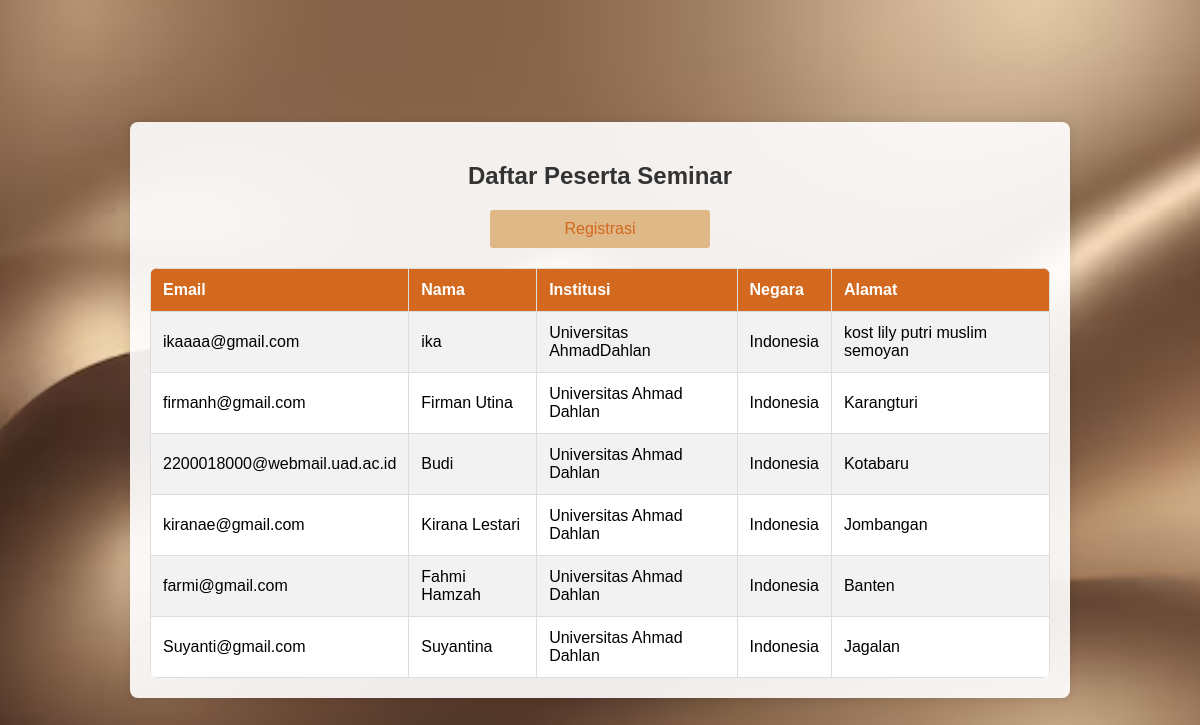
The page / (signed in) on the database its author committed.
### tables this page shows
CREATE TABLE `registration` (
  `id` int(11) NOT NULL,
  `email` varchar(255) NOT NULL,
  `nama` varchar(255) DEFAULT NULL,
  `institusi` varchar(255) DEFAULT NULL,
  `country` varchar(255) DEFAULT NULL,
  `address` text DEFAULT NULL,
  `is_deleted` tinyint(1) DEFAULT 0
);

### index.php (the view, shortened to what this page needs)
<?php
include_once("koneksi.php");
$result = mysqli_query($con, "SELECT * FROM registration WHERE is_deleted = 0");
?>
<!DOCTYPE html>
<html lang="id">
<head>
</head>
<body>
    <div class="container">
    <h2>Daftar Peserta Seminar</h2>
        <table>
            <tr>
                <th>Email</th>
                <th>Nama</th>
                <th>Institusi</th>
                <th>Negara</th>
                <th>Alamat</th>
            </tr>
            <?php if ($_SESSION['role'] == 'admin') { ?>
            <a href="cover.php">Registrasi</a>
            <?php } ?>
            <?php
            while ($data = mysqli_fetch_array($result)) {
                echo "<tr>";
                echo "<td>" . htmlspecialchars($data['email']) . "</td>";
                echo "<td>" . htmlspecialchars($data['nama']) . "</td>";
                echo "<td>" . htmlspecialchars($data['institusi']) . "</td>";
                echo "<td>" . htmlspecialchars($data['country']) . "</td>";
                echo "<td>" . htmlspecialchars($data['address']) . "</td>";
                echo "</tr>";
            }
            ?>
        </table>
    </div>
</body>
</html>

### index.php (style rules this page uses)
body { font-family: Arial, sans-serif; margin: 0; padding: 0; background-image: url('bg.jpg.avif'); background-size: cover; background-position: center; display: flex; justify-content: center; align-items: center; flex-direction: column; height: 100vh; text-align: center; }
h2 { color: #333; }
a { color: #D2691E; text-decoration: none; margin-bottom: 20px; display: block; width: 200px; padding: 10px; margin: 20px auto; background-color: #DEB887; border: none; border-radius: 3px; cursor: pointer; text-align: center; }
.container { width: 80%; max-width: 900px; background: rgba(255, 255, 255, 0.9); padding: 20px; border-radius: 8px; box-shadow: 0 0 10px rgba(0, 0, 0, 0.1); margin-top: 20px; }
table { width: 100%; border-collapse: collapse; margin-top: 20px; background: #fff; border-radius: 8px; overflow: hidden; }
th, td { padding: 12px; text-align: left; border: 1px solid #ddd; }
th { background-color: #D2691E; color: white; }
tr:nth-child(even) { background-color: #f2f2f2; }

### rows shown on the page
registration: email "ikaaaa@gmail.com", nama "ika", institusi "Universitas AhmadDahlan", country "Indonesia", address "kost lily putri muslim semoyan"
registration: email "firmanh@gmail.com", nama "Firman Utina", institusi "Universitas Ahmad Dahlan", country "Indonesia", address "Karangturi"
registration: email "2200018000@webmail.uad.ac.id", nama "Budi", institusi "Universitas Ahmad Dahlan", country "Indonesia", address "Kotabaru"
registration: email "kiranae@gmail.com", nama "Kirana Lestari", institusi "Universitas Ahmad Dahlan", country "Indonesia", address "Jombangan"
registration: email "farmi@gmail.com", nama "Fahmi Hamzah", institusi "Universitas Ahmad Dahlan", country "Indonesia", address "Banten"
registration: email "Suyanti@gmail.com", nama "Suyantina", institusi "Universitas Ahmad Dahlan", country "Indonesia", address "Jagalan"
